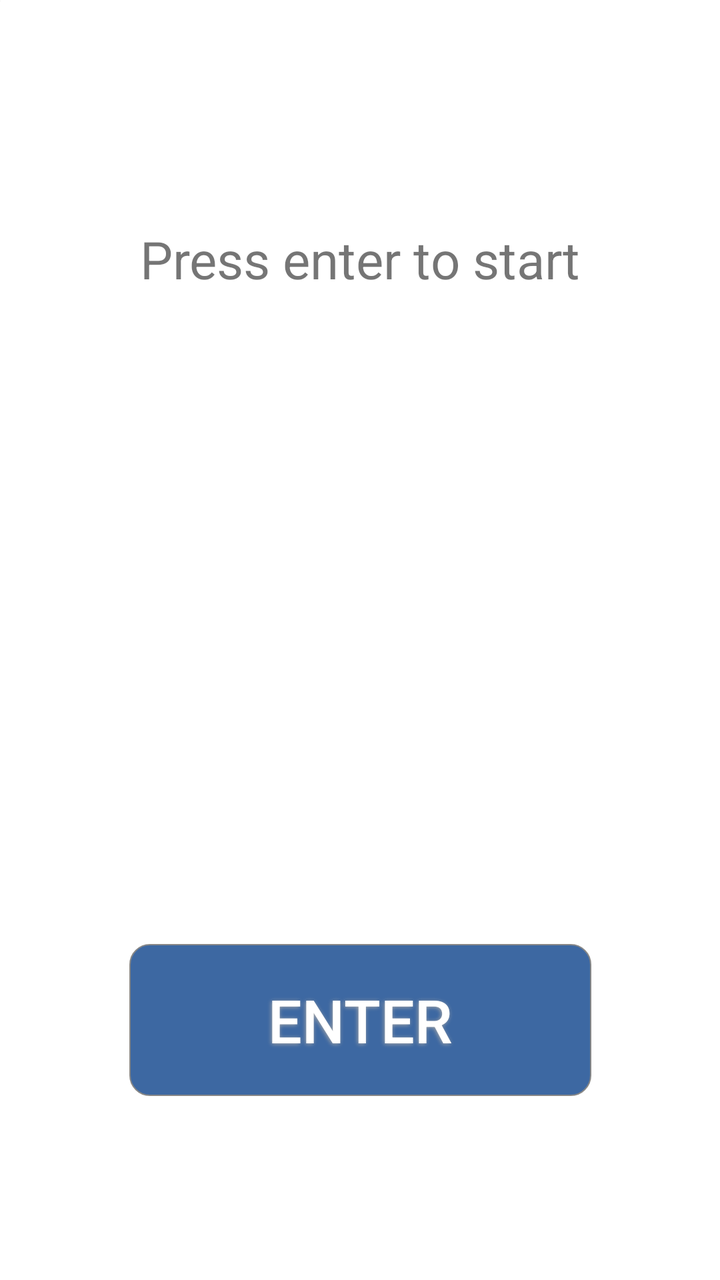
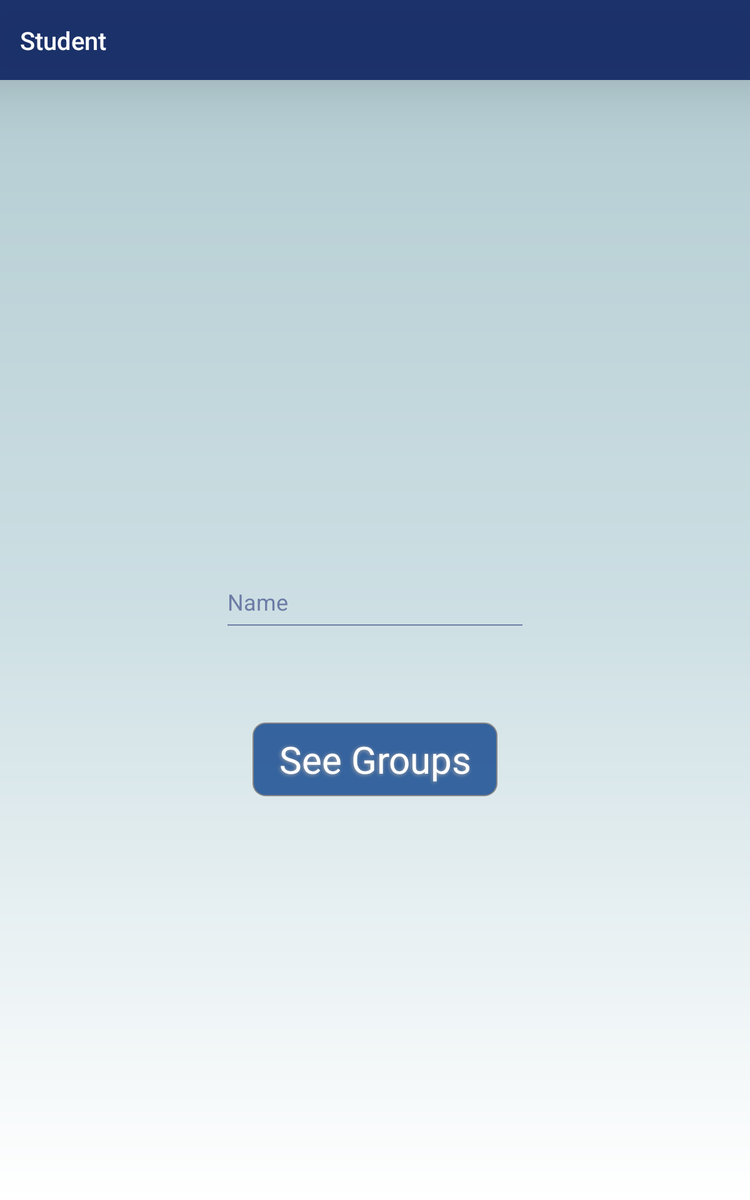

The same Android screen from two of the app's own layout files: first res/layout/ as a phone draws it, then the repository's variant for another configuration, drawn on a device whose configuration selects that folder. Both files follow.
<!-- AndroidManifest.xml: application theme AppTheme -->
<!-- res/layout/activity_student_login.xml -->
<?xml version="1.0" encoding="utf-8"?>
<android.support.constraint.ConstraintLayout xmlns:android="http://schemas.android.com/apk/res/android"
    xmlns:app="http://schemas.android.com/apk/res-auto"
    xmlns:tools="http://schemas.android.com/tools"
    android:layout_width="match_parent"
    android:layout_height="match_parent"
    android:background="#FFFFFF"
    tools:context=".activities.StudentLoginActivity"
    tools:layout_editor_absoluteY="89dp"
    android:focusable="true"
    android:focusableInTouchMode="true">

    <ImageView
        android:id="@+id/imageView6"
        android:layout_width="1dp"
        android:layout_height="1dp"
        app:layout_constraintBottom_toTopOf="parent"
        app:layout_constraintEnd_toStartOf="parent"
        app:layout_constraintStart_toStartOf="parent"
        app:layout_constraintTop_toTopOf="parent"
        app:srcCompat="@drawable/cames" />

    <TextView
        android:id="@+id/textView"
        android:layout_width="wrap_content"
        android:layout_height="wrap_content"
        android:layout_marginTop="112dp"
        android:layout_marginBottom="200dp"
        android:text="Press enter to start"
        android:textSize="26sp"
        app:layout_constraintBottom_toTopOf="@+id/enterSurgeonLogin"
        app:layout_constraintEnd_toEndOf="parent"
        app:layout_constraintStart_toStartOf="parent"
        app:layout_constraintTop_toTopOf="parent" />

    <android.support.design.widget.TextInputLayout
        android:id="@+id/textInputLayout"
        android:layout_width="207dp"
        android:layout_height="wrap_content"
        android:layout_marginBottom="156dp"
        app:layout_constraintBottom_toTopOf="@+id/enterStudentLogin"
        app:layout_constraintEnd_toEndOf="parent"
        app:layout_constraintStart_toStartOf="parent"
        app:layout_constraintTop_toBottomOf="@+id/textView"
        tools:visibility="invisible">

        <android.support.design.widget.TextInputEditText
            android:textColor="@color/apptheme"
            android:textAppearance="@color/apptheme"
            android:layout_width="match_parent"
            android:layout_height="wrap_content"
            tools:visibility="invisible" />
    </android.support.design.widget.TextInputLayout>


    <Button
        android:id="@+id/enterStudentLogin"
        style="@android:style/Widget.DeviceDefault.Button"
        android:layout_width="231dp"
        android:layout_height="76dp"
        android:layout_marginBottom="92dp"
        android:background="@drawable/details_login_buttons"
        android:shadowColor="#A8A8A8"
        android:shadowDx="-1"
        android:shadowDy="1"
        android:shadowRadius="5"
        android:text="Enter"
        android:textColor="#FFFFFF"
        android:textSize="30sp"
        app:layout_constraintBottom_toBottomOf="parent"
        app:layout_constraintEnd_toEndOf="parent"
        app:layout_constraintStart_toStartOf="parent"
        app:layout_constraintTop_toBottomOf="@+id/textView2" />
</android.support.constraint.ConstraintLayout>
<!-- resources referenced by this layout -->
<resources>
  <color name="apptheme">#ec6574a1</color>
  <!-- drawable cames: jpeg bitmap (drawable, 6372 bytes) -->
  <!-- drawable details_login_buttons (drawable-xxhdpi) -->
  <?xml version="1.0" encoding="utf-8"?>
  <selector xmlns:android="http://schemas.android.com/apk/res/android">
  
      <item
          android:state_pressed="true"
          android:drawable="@drawable/details_loginbutton_pressed"/>
  
      <item
          android:drawable="@drawable/details_loginbutton_neutral"/>
  
  </selector>
  <style name="AppTheme" parent="Theme.AppCompat.Light.DarkActionBar">
          
          <item name="navigationViewStyle">@style/Widget.Design.NavigationView</item>
          <item name="colorPrimary">@color/colorPrimary</item>
          <item name="colorPrimaryDark">@color/colorPrimaryDark</item>
          <item name="colorAccent">@color/colorAccent</item>
      </style>
  <!-- drawable details_loginbutton_pressed (drawable) -->
  <?xml version="1.0" encoding="utf-8"?>
      <shape xmlns:android="http://schemas.android.com/apk/res/android" android:shape="rectangle" >
  
          <corners
              android:radius="100dp" />
  
          <gradient
              android:startColor="#3e78bf"
              android:endColor="#607796"
              android:centerColor="#a1a9b4"
              android:angle="90"/>
  
          <padding
              android:left="0dp"
              android:top="0dp"
              android:right="0dp"
              android:bottom="0dp" />
  
          <size
              android:width="300dp"
              android:height="60dp" />
  
          <stroke
              android:width="2dp"
              android:color="#878787" />
  
  </shape>
  <!-- drawable details_loginbutton_neutral (drawable) -->
  <?xml version="1.0" encoding="utf-8"?>
      <shape xmlns:android="http://schemas.android.com/apk/res/android" android:shape="rectangle" >
  
          <corners
              android:radius="100dp" />
  
  
          <gradient
              android:startColor="#011b39"
              android:endColor="#011b39"
              android:centerColor="#426799"
              android:angle="90"/>
  
          <padding
              android:left="0dp"
              android:top="0dp"
              android:right="0dp"
              android:bottom="0dp" />
  
          <size
              android:width="300dp"
              android:height="60dp" />
  
          <stroke
              android:width="2dp"
              android:color="#878787" />
  
  
  </shape>
  <color name="colorPrimary">#ec122764</color>
  <color name="colorPrimaryDark">#ec122764</color>
  <color name="colorAccent">#3a9417</color>
</resources>
<!-- res/layout-sw600dp/activity_student_login.xml (the repository's variant of the layout above) -->
<!-- drawn on a 7-inch tablet held upright -->
<?xml version="1.0" encoding="utf-8"?>
<android.support.constraint.ConstraintLayout xmlns:android="http://schemas.android.com/apk/res/android"
    xmlns:app="http://schemas.android.com/apk/res-auto"
    xmlns:tools="http://schemas.android.com/tools"
    android:id="@+id/student_login_activity"
    android:layout_width="match_parent"
    android:layout_height="match_parent"
    android:background="@drawable/details_login"
    android:focusable="true"
    android:focusableInTouchMode="true"
    tools:context=".activities.StudentLoginActivity"
    tools:layout_editor_absoluteY="89dp">


    <android.support.v7.widget.Toolbar
        android:id="@+id/toolbar"
        android:layout_width="match_parent"
        android:layout_height="?attr/actionBarSize"
        android:background="@color/colorPrimary"
        android:elevation="40dp"
        android:theme="@style/ThemeOverlay.AppCompat.Dark.ActionBar"
        app:layout_constraintTop_toTopOf="parent"
        app:navigationIcon="@drawable/back_icon_white"
        app:popupTheme="@style/ThemeOverlay.AppCompat.Light"
        app:title="Student" />

    <Button
        android:id="@+id/enterStudentLogin"
        style="@android:style/Widget.DeviceDefault.Button"
        android:layout_width="196dp"
        android:layout_height="59dp"
        android:layout_marginTop="8dp"
        android:background="@drawable/details_login_buttons"
        android:fontFamily="@font/asapregular"
        android:shadowColor="#A8A8A8"
        android:shadowDx="-1"
        android:shadowDy="1"
        android:shadowRadius="5"
        android:text="See Groups"
        android:textAllCaps="false"
        android:textColor="#FFFFFF"
        android:textSize="30sp"
        app:layout_constraintBottom_toBottomOf="parent"
        app:layout_constraintEnd_toEndOf="parent"
        app:layout_constraintStart_toStartOf="parent"
        app:layout_constraintTop_toBottomOf="@+id/student_text_input"
        app:layout_constraintVertical_bias="0.16000003" />

    <EditText
        android:id="@+id/student_text_input"
        android:layout_width="244dp"
        android:layout_height="57dp"
        android:layout_marginBottom="8dp"
        android:layout_marginEnd="8dp"
        android:layout_marginStart="8dp"
        android:layout_marginTop="8dp"
        android:backgroundTint="@color/apptheme"
        android:hint="Name"
        android:inputType="text"
        android:shadowColor="@color/apptheme"
        android:textColor="@color/colorPrimary"
        android:textColorHighlight="@color/apptheme"
        android:textColorHint="@color/apptheme"
        app:layout_constraintBottom_toBottomOf="parent"
        app:layout_constraintEnd_toEndOf="parent"
        app:layout_constraintStart_toStartOf="parent"
        app:layout_constraintTop_toTopOf="parent" />


</android.support.constraint.ConstraintLayout>
<!-- resources referenced by the variant -->
<!-- as a 7-inch tablet held upright resolves them -->
<resources>
  <color name="apptheme">#ec6574a1</color>
  <color name="colorPrimary">#ec122764</color>
  <!-- drawable details_login (drawable) -->
  <?xml version="1.0" encoding="utf-8"?>
  <shape xmlns:android="http://schemas.android.com/apk/res/android">
  
      <gradient
          android:startColor="#e0a6c3ca"
          android:centerColor="#e0c5dadf"
          android:endColor="#e0ffffff"
          android:angle="270"/>
  
  </shape>
  <!-- drawable details_login_buttons (drawable-xxhdpi) -->
  <?xml version="1.0" encoding="utf-8"?>
  <selector xmlns:android="http://schemas.android.com/apk/res/android">
  
      <item
          android:state_pressed="true"
          android:drawable="@drawable/details_loginbutton_pressed"/>
  
      <item
          android:drawable="@drawable/details_loginbutton_neutral"/>
  
  </selector>
  <style name="AppTheme" parent="Theme.AppCompat.Light.DarkActionBar">
          
          <item name="navigationViewStyle">@style/Widget.Design.NavigationView</item>
          <item name="colorPrimary">@color/colorPrimary</item>
          <item name="colorPrimaryDark">@color/colorPrimaryDark</item>
          <item name="colorAccent">@color/colorAccent</item>
      </style>
  <!-- drawable details_loginbutton_pressed (drawable) -->
  <?xml version="1.0" encoding="utf-8"?>
      <shape xmlns:android="http://schemas.android.com/apk/res/android" android:shape="rectangle" >
  
          <corners
              android:radius="100dp" />
  
          <gradient
              android:startColor="#3e78bf"
              android:endColor="#607796"
              android:centerColor="#a1a9b4"
              android:angle="90"/>
  
          <padding
              android:left="0dp"
              android:top="0dp"
              android:right="0dp"
              android:bottom="0dp" />
  
          <size
              android:width="300dp"
              android:height="60dp" />
  
          <stroke
              android:width="2dp"
              android:color="#878787" />
  
  </shape>
  <!-- drawable details_loginbutton_neutral (drawable) -->
  <?xml version="1.0" encoding="utf-8"?>
      <shape xmlns:android="http://schemas.android.com/apk/res/android" android:shape="rectangle" >
  
          <corners
              android:radius="100dp" />
  
  
          <gradient
              android:startColor="#011b39"
              android:endColor="#011b39"
              android:centerColor="#426799"
              android:angle="90"/>
  
          <padding
              android:left="0dp"
              android:top="0dp"
              android:right="0dp"
              android:bottom="0dp" />
  
          <size
              android:width="300dp"
              android:height="60dp" />
  
          <stroke
              android:width="2dp"
              android:color="#878787" />
  
  
  </shape>
  <color name="colorPrimaryDark">#ec122764</color>
  <color name="colorAccent">#3a9417</color>
</resources>
